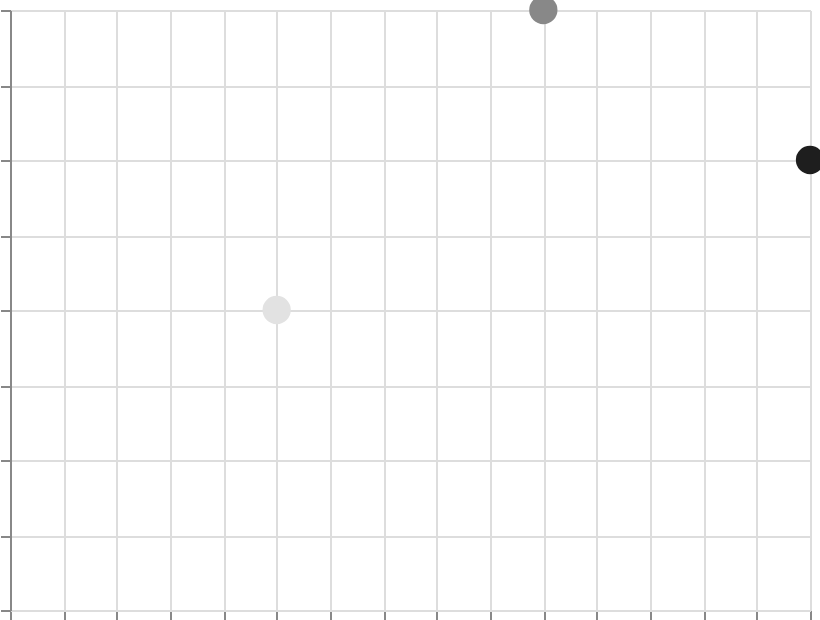

Here is the Vega-Lite specification saved for this chart:
### Vega specification from a JSON file in a GitHub repository (floating-point values rounded to 4 significant figures)
{"$schema": "https://vega.github.io/schema/vega/v6.json", "width": 400, "height": 300, "padding": 5, "autosize": "none", "data": [{"name": "table", "values": [{"x": 1, "y": 2, "val": 10}, {"x": 2, "y": 4, "val": 50}, {"x": 3, "y": 3, "val": 90}]}], "scales": [{"name": "x", "type": "linear", "domain": {"data": "table", "field": "x"}, "range": "width", "nice": true}, {"name": "y", "type": "linear", "domain": {"data": "table", "field": "y"}, "range": [{"signal": "height"}, 0], "nice": true}, {"name": "color", "type": "sequential", "domain": {"data": "table", "field": "val"}, "scheme": "greys"}], "marks": [{"type": "symbol", "from": {"data": "table"}, "encode": {"update": {"x": {"scale": "x", "field": "x"}, "y": {"scale": "y", "field": "y"}, "size": {"value": 200}, "fill": {"scale": "color", "field": "val"}}}}], "axes": [{"scale": "x", "orient": "bottom", "grid": true, "labels": false}, {"scale": "y", "orient": "left", "grid": true, "labels": false}], "legends": [{"fill": "color", "title": "Level"}]}
